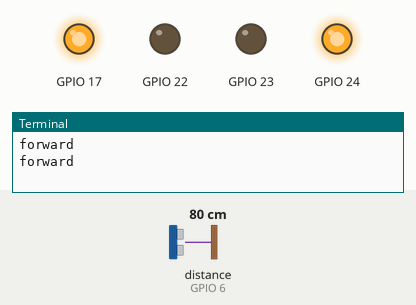
Bench run of a program on a simulated Raspberry Pi (BCM pin numbers). Shown: output pins drawn as LEDs (lit = HIGH), the last lines printed to the terminal. Inputs (shaded band) come from the test bench; at power-on: distance to the obstacle (sensor on GPIO 6) 80 cm. The echo pulse lasts 58.3 µs per cm.

Above: at 16.2 s.
16.3 s: distance to the obstacle (sensor on GPIO 6) set to 54 cm
18.2 s: distance to the obstacle (sensor on GPIO 6) set to 47 cm
At 20.2 s:
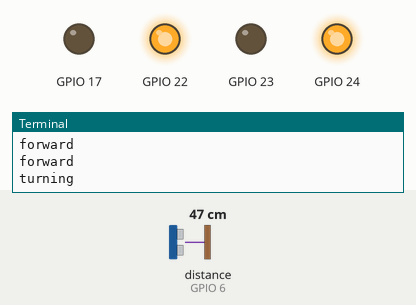
20.5 s: distance to the obstacle (sensor on GPIO 6) set to 60 cm
At 22.5 s:
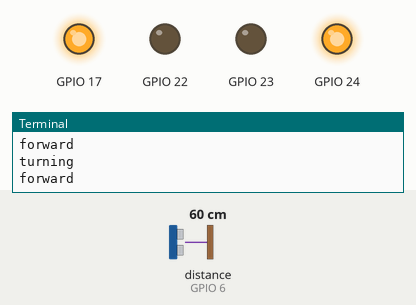
23.5 s: distance to the obstacle (sensor on GPIO 6) set to 2 cm
At 25.3 s:
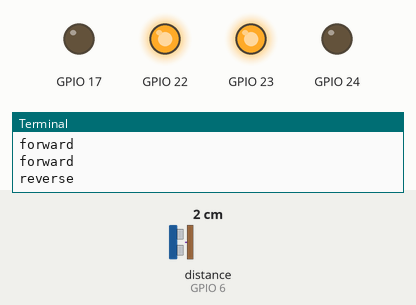
26.5 s: distance to the obstacle (sensor on GPIO 6) set to 120 cm
At 30.3 s:
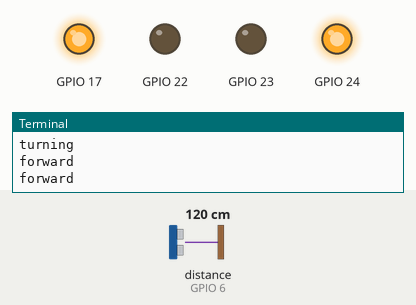
Timing chart, 0 to 31.8 s (numbered marks = the images above; inputs shaded):
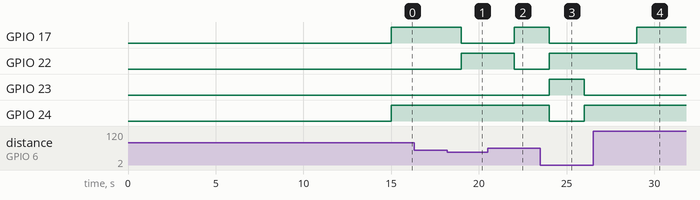

Measured:
- the behaviour switches between 51 and 50 cm on distance to the obstacle (sensor on GPIO 6) (found by bisection; images 0 and 1)
- after the input at 18.2 s, GPIO 17: HIGH → LOW after 0.80 s; GPIO 22: LOW → HIGH after 0.80 s
- after the input at 20.5 s, GPIO 17: LOW → HIGH after 1.5 s; GPIO 22: HIGH → LOW after 1.5 s
- after the input at 23.5 s, GPIO 17: HIGH → LOW after 0.50 s; GPIO 22: LOW → HIGH after 0.50 s; GPIO 23: LOW → HIGH after 0.50 s, → LOW 2.0 s later; GPIO 24: HIGH → LOW after 0.50 s, → HIGH 2.0 s later
- after the input at 26.5 s, GPIO 17: LOW → HIGH after 2.5 s; GPIO 22: HIGH → LOW after 2.5 s

The program:

car.py
```python
from gpiozero import DistanceSensor
ultrasonic = DistanceSensor(echo=6, trigger = 5)
#while True:
#		print(ultrasonic.distance)
import RPi.GPIO as gpio
import time

def init():
		gpio.setmode(gpio.BCM)
		gpio.setup(17, gpio.OUT)
		gpio.setup(22, gpio.OUT)
		gpio.setup(23, gpio.OUT)
		gpio.setup(24, gpio.OUT)

def forward(sec):
	init()
	gpio.output(17, True)
	gpio.output(22, False)
	gpio.output(23, False)
	gpio.output(24,	True)
	time.sleep(sec)
	gpio.cleanup()

def reverse(sec):
	init()
	gpio.output(17, False)
	gpio.output(22, True)
	gpio.output(23, True)
	gpio.output(24, False)
	time.sleep(sec)
	gpio.cleanup()

def left_turn(sec):
	init()
	gpio.output(17, True)
	gpio.output(22, False)
	gpio.output(23, True)
	gpio.output(24, False)
	time.sleep(sec)
	gpio.cleanup()

def right_turn(sec):
	init()
	gpio.output(17, False)
	gpio.output(22, True)
	gpio.output(23, False)
	gpio.output(24, True)
	time.sleep(sec)
	gpio.cleanup()

seconds = 3

#time.sleep(seconds)
#print("forward")
#forward(seconds)
#time.sleep(seconds-2)

#print("right")
#right_turn(seconds)
#time.sleep(seconds-2)

#time.sleep(seconds)
#print("forward")
#forward(seconds)
#time.sleep(seconds-2)

#print("right")
#right_turn(seconds)
#time.sleep(seconds-2)
time.sleep(15)

while True:
	while ultrasonic.distance > .5:
		print("forward")
		forward(1)
		if ultrasonic.distance < .1:
			print("reverse")
			reverse(2)
			break

	print("turning")
	right_turn(3)
```
